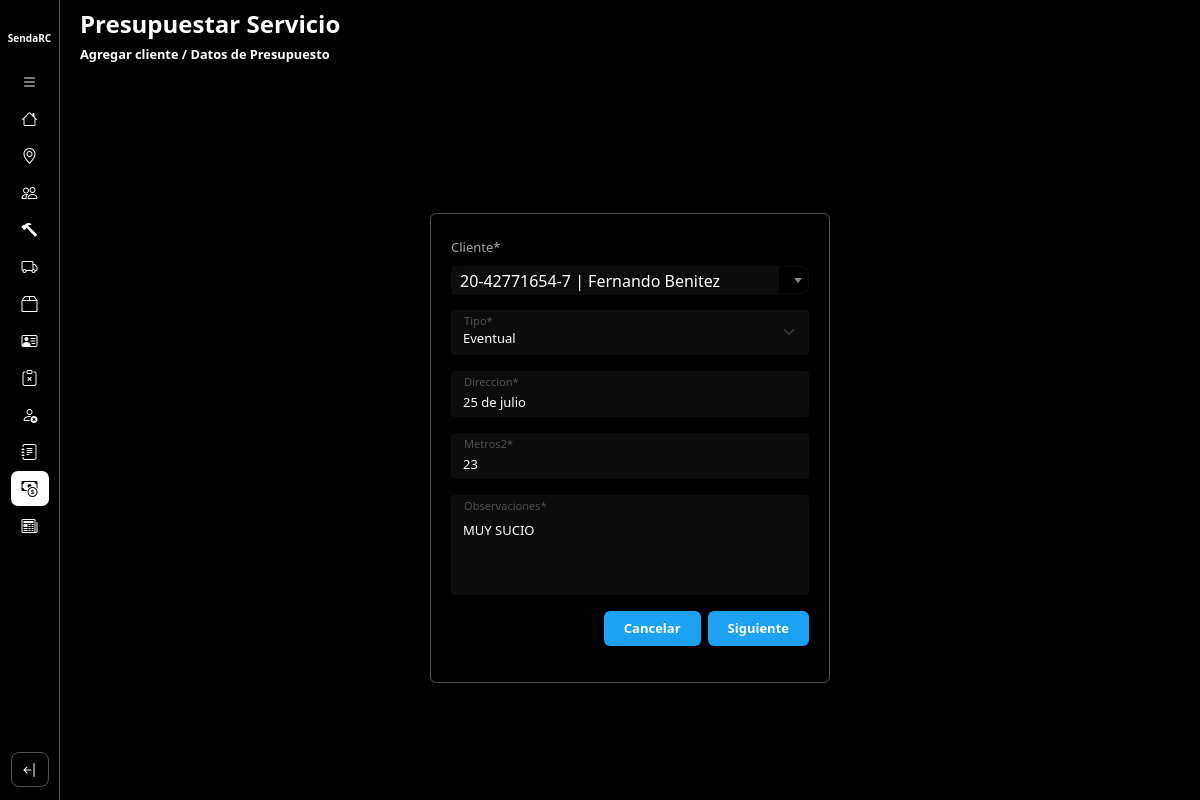
The app's page /servicio/modificarPresupuesto/1/, older data.
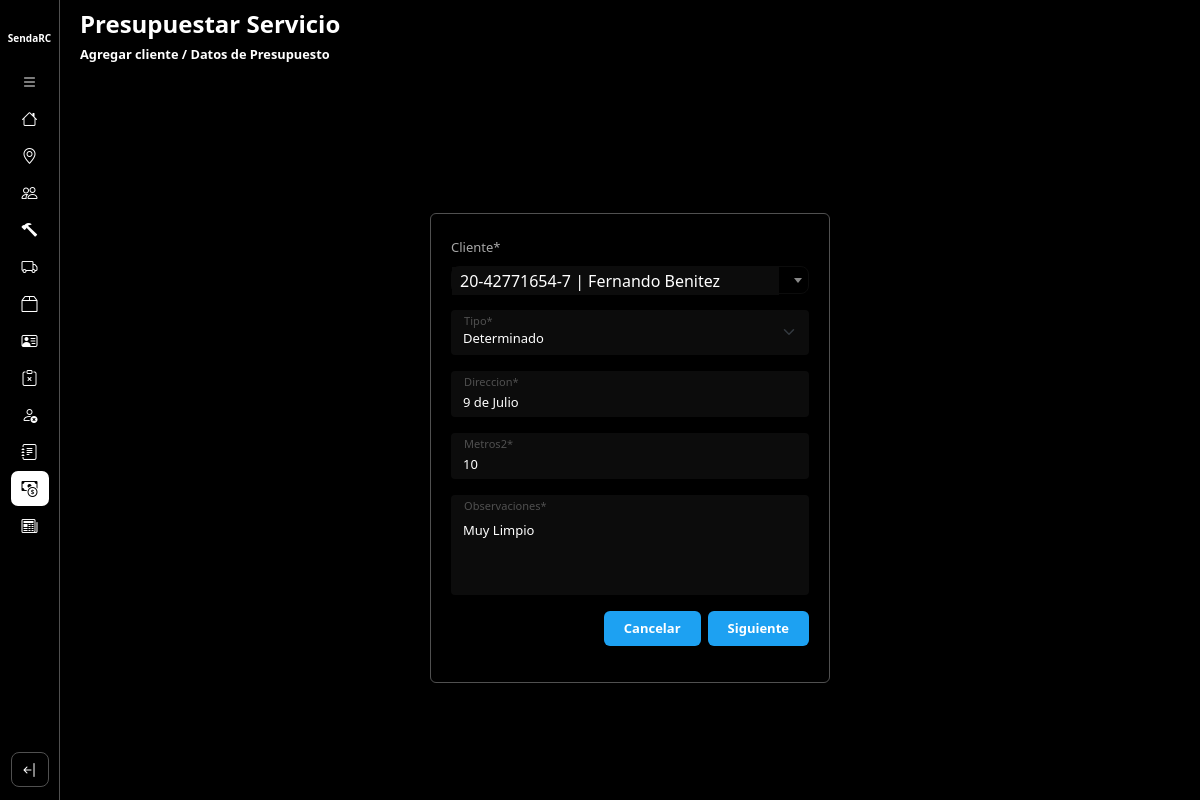
The same page, newer data.
### servicio/models.py (models this page shows)
class Servicio(models.Model):
    ESTADO = {
        (1, 'Presupuestodo'),
        (2, 'Vencido'),
        (3, 'Contratado'),
        (4, 'En Curso'),
        (5, 'Suspendido'),
        (6, 'Finalizado'),
        (7,'Cancelado'),
    }
    TIPO = {
        (1, 'Eventual'),
        (2, 'Determinado')
    }
    fecha_emision = models.DateField(auto_now=True, auto_now_add=False)
    plazo_vigencia = models.DateField(auto_now=False, auto_now_add=False)
    direccion = models.CharField(max_length=90)
    metros2 = models.IntegerField()
    observaciones = models.TextField()
    porcentaje = models.IntegerField()
    cant_empleados = models.IntegerField()
    importe_total = models.IntegerField()
    estado = models.PositiveIntegerField(choices=ESTADO)
    tipo = models.PositiveIntegerField(choices=TIPO)
    cliente = models.ForeignKey(Cliente, on_delete=models.DO_NOTHING)
    tipoServicios = models.ManyToManyField(TipoServicio, through='CantServicioTipoServicio')
    fecha_inicio = models.DateField(auto_now=False, auto_now_add=False, null=True)
    fecha_finaliza = models.DateField(auto_now=False, auto_now_add=False, null=True)
    empleado = models.ManyToManyField(Empleado, null=True)
    fecha_cancelada = models.DateField(auto_now=False, auto_now_add=False, null=True)

### servicio/views.py (the view)
# urls.py: path('modificarPresupuesto/<int:pk>/', presupuestarCliente, name = 'modificarPresupuesto'),
def presupuestarCliente(request, pk=None):
    presupuesto_session = PresupuestoSession.getOrCreate(request.session)
    if (request.method == 'POST'):
        form = FormPresupuestoCliente(request.POST)
        if form.is_valid():
            p = PresupuestoSession.getOrCreate(request.session)
            p.update(form.cleaned_data)     # Se guarda todos  los campos y sus valores
            p.store()
            return redirect('presupuestarServicios')
    else:
        if pk:
            print("TRAIGO PK A PRESUPUESTAR CLIENTE")
            servicio = Servicio.objects.get(pk=pk)
            recargarSession(servicio, presupuesto_session)
            request.session['servicio_pk'] = pk
            print("----------------------SESSIOS---------")
            print(request.session.get("presupuesto", {}))
            print(request.session.get("servicios", []))
            print(request.session.get("frecuencias", []))
        else:
            print("NO TRAIGO PK A PRESUPUESTAR CLIENTE")
            request.session['servicio_pk'] = None
        dicc = request.session.get("presupuesto", {})
        if len(dicc) == 0:
            form = FormPresupuestoCliente()
        else:
            form = FormPresupuestoCliente(initial=presupuesto_session.session["presupuesto"])
        print("-------Estoy en GET Presupuestar Cliente-- Valido session vacia")
        print(presupuesto_session.session["presupuesto"])
    return render(request, 'servicio/presupuestarCliente.html', {'form': form, 'presupuesto': presupuesto_session})

### servicio/views.py (called while the page is built)
    @classmethod
    def create(cls, session):
        return cls(session)

    @classmethod
    def getOrCreate(cls, session):
        p = PresupuestoSession.create(session)
        if "presupuesto" in session:
            p.update(session["presupuesto"])
        return p

    def store(self):
        data = {k: v for k, v in self.items() if k in self.FIELDS} #Empareja y guarda solo los campos del formulario que nos interesa no ?
        data["cliente_pk"] = self["cliente"].pk     # agrega una clave para el pk del cliente
        self.session["presupuesto"] = data      # almacena todas la claves en la clave presupuesto de la session no ?

    def storeServicio(self):
        data = self.session.get("servicios", [])
        servicio_data = {
            "tipo_servicio": self["tipo_servicio"].pk,
            "cantidad": self["cantidad"],
        }
        data.append(servicio_data)
        self.session["servicios"] = data

    def storeFrecuencia(self):
        data = self.session.get("frecuencias", [])
        frecuencia_data = {
            "dia": self["dia"],
            "turno": self["turno"],
        }
        data.append(frecuencia_data)
        self.session["frecuencias"] = data

### servicio/templates/servicio/presupuestarCliente.html (shortened to what this page needs)
{% extends 'layouts/baseForm.html' %}
{% load static %}
{% load crispy_forms_tags %}
{% block extracss %}{{block.super}}
    <link href="{%static 'css/formsChicos.css'%}" rel="stylesheet" />
{% endblock %}
{% block title %}
    <h1 class="titulo">Presupuestar Servicio</h1>
    <div class="container-info">
        <h2 class="operacion">Agregar cliente / Datos de Presupuesto</h2>
    </div>
{% endblock %}
{% block formulario %}
    <div class="container container-form">
        {% crispy form %}
    </div>
{% endblock %}

Row changes from the older to the newer data that the page shows:
changed Servicio: tipo "Eventual" → "Determinado"; direccion "25 de julio" → "9 de Julio"; metros2 "23" → "10"; observaciones "MUY SUCIO" → "Muy Limpio"
